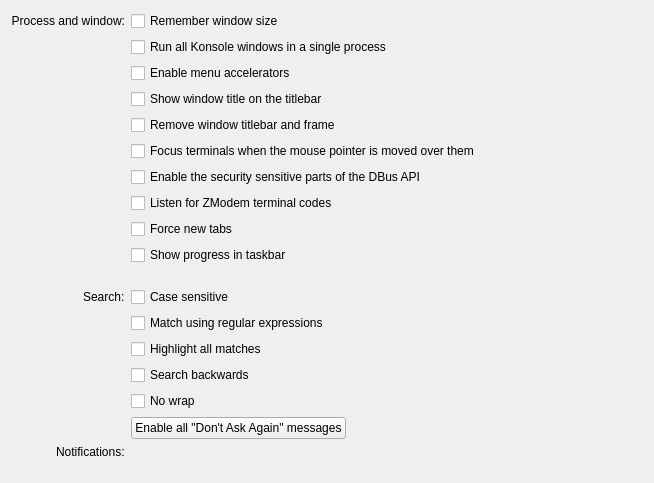
<?xml version="1.0" encoding="UTF-8"?>
<ui version="4.0">
 <class>GeneralSettings</class>
 <widget class="QWidget" name="GeneralSettings">
  <property name="geometry">
   <rect>
    <x>0</x>
    <y>0</y>
    <width>654</width>
    <height>483</height>
   </rect>
  </property>
  <property name="sizePolicy">
   <sizepolicy hsizetype="Preferred" vsizetype="Preferred">
    <horstretch>1</horstretch>
    <verstretch>0</verstretch>
   </sizepolicy>
  </property>
  <layout class="QVBoxLayout" name="verticalLayout">
   <property name="spacing">
    <number>0</number>
   </property>
   <item>
    <layout class="QGridLayout">
     <property name="leftMargin">
      <number>0</number>
     </property>
     <property name="topMargin">
      <number>0</number>
     </property>
     <property name="rightMargin">
      <number>0</number>
     </property>
     <property name="bottomMargin">
      <number>0</number>
     </property>
     <property name="spacing">
      <number>6</number>
     </property>
     <item row="1" column="2">
      <widget class="QCheckBox" name="kcfg_UseSingleInstance">
       <property name="sizePolicy">
        <sizepolicy hsizetype="Preferred" vsizetype="Fixed">
         <horstretch>0</horstretch>
         <verstretch>0</verstretch>
        </sizepolicy>
       </property>
       <property name="toolTip">
        <string>When launching Konsole re-use existing process if possible</string>
       </property>
       <property name="text">
        <string>Run all Konsole windows in a single process</string>
       </property>
      </widget>
     </item>
     <item row="18" column="2">
      <spacer>
       <property name="orientation">
        <enum>Qt::Orientation::Vertical</enum>
       </property>
       <property name="sizeType">
        <enum>QSizePolicy::Policy::Fixed</enum>
       </property>
       <property name="sizeHint" stdset="0">
        <size>
         <width>20</width>
         <height>16</height>
        </size>
       </property>
      </spacer>
     </item>
     <item row="0" column="2">
      <widget class="QCheckBox" name="kcfg_RememberWindowSize">
       <property name="sizePolicy">
        <sizepolicy hsizetype="Preferred" vsizetype="Fixed">
         <horstretch>0</horstretch>
         <verstretch>0</verstretch>
        </sizepolicy>
       </property>
       <property name="toolTip">
        <string>If enabled, profile settings will be ignored</string>
       </property>
       <property name="text">
        <string>Remember window size</string>
       </property>
      </widget>
     </item>
     <item row="8" column="2">
      <widget class="QCheckBox" name="kcfg_ForceNewTabs">
       <property name="text">
        <string>Force new tabs</string>
       </property>
      </widget>
     </item>
     <item row="7" column="2">
      <widget class="QCheckBox" name="kcfg_ListenForZModemTerminalCodes">
       <property name="text">
        <string>Listen for ZModem terminal codes</string>
       </property>
      </widget>
     </item>
     <item row="9" column="2">
      <widget class="QCheckBox" name="kcfg_ShowProgressInTaskBar">
       <property name="text">
        <string>Show progress in taskbar</string>
       </property>
      </widget>
     </item>
     <item row="19" column="0" alignment="Qt::AlignmentFlag::AlignRight">
      <widget class="QLabel" name="label_3">
       <property name="text">
        <string>Notifications:</string>
       </property>
      </widget>
     </item>
     <item row="16" column="2">
      <widget class="QCheckBox" name="kcfg_SearchReverseSearch">
       <property name="sizePolicy">
        <sizepolicy hsizetype="Preferred" vsizetype="Fixed">
         <horstretch>0</horstretch>
         <verstretch>0</verstretch>
        </sizepolicy>
       </property>
       <property name="toolTip">
        <string>Sets whether search should start from the bottom</string>
       </property>
       <property name="text">
        <string>Search backwards</string>
       </property>
      </widget>
     </item>
     <item row="12" column="2">
      <widget class="QCheckBox" name="kcfg_SearchCaseSensitive">
       <property name="sizePolicy">
        <sizepolicy hsizetype="Preferred" vsizetype="Fixed">
         <horstretch>0</horstretch>
         <verstretch>0</verstretch>
        </sizepolicy>
       </property>
       <property name="toolTip">
        <string>Sets whether the search is case sensitive</string>
       </property>
       <property name="text">
        <string>Case sensitive</string>
       </property>
      </widget>
     </item>
     <item row="0" column="0">
      <widget class="QLabel" name="label">
       <property name="text">
        <string>Process and window:</string>
       </property>
       <property name="alignment">
        <set>Qt::AlignmentFlag::AlignRight|Qt::AlignmentFlag::AlignTrailing|Qt::AlignmentFlag::AlignVCenter</set>
       </property>
      </widget>
     </item>
     <item row="14" column="2">
      <widget class="QCheckBox" name="kcfg_SearchHighlightMatches">
       <property name="sizePolicy">
        <sizepolicy hsizetype="Preferred" vsizetype="Fixed">
         <horstretch>0</horstretch>
         <verstretch>0</verstretch>
        </sizepolicy>
       </property>
       <property name="text">
        <string>Highlight all matches</string>
       </property>
      </widget>
     </item>
     <item row="12" column="0" alignment="Qt::AlignmentFlag::AlignRight">
      <widget class="QLabel" name="label_2">
       <property name="text">
        <string comment="@item:intext Search options">Search:</string>
       </property>
      </widget>
     </item>
     <item row="11" column="2">
      <spacer>
       <property name="orientation">
        <enum>Qt::Orientation::Vertical</enum>
       </property>
       <property name="sizeType">
        <enum>QSizePolicy::Policy::Fixed</enum>
       </property>
       <property name="sizeHint" stdset="0">
        <size>
         <width>20</width>
         <height>16</height>
        </size>
       </property>
      </spacer>
     </item>
     <item row="17" column="2">
      <widget class="QCheckBox" name="kcfg_SearchNoWrap">
       <property name="sizePolicy">
        <sizepolicy hsizetype="Preferred" vsizetype="Fixed">
         <horstretch>0</horstretch>
         <verstretch>0</verstretch>
        </sizepolicy>
       </property>
       <property name="toolTip">
        <string>Sets whether search should stop instead of wrapping</string>
       </property>
       <property name="text">
        <string>No wrap</string>
       </property>
      </widget>
     </item>
     <item row="2" column="2">
      <widget class="QCheckBox" name="kcfg_AllowMenuAccelerators">
       <property name="sizePolicy">
        <sizepolicy hsizetype="Preferred" vsizetype="Fixed">
         <horstretch>0</horstretch>
         <verstretch>0</verstretch>
        </sizepolicy>
       </property>
       <property name="text">
        <string>Enable menu accelerators</string>
       </property>
      </widget>
     </item>
     <item row="5" column="2">
      <widget class="QCheckBox" name="kcfg_FocusFollowsMouse">
       <property name="text">
        <string>Focus terminals when the mouse pointer is moved over them</string>
       </property>
      </widget>
     </item>
     <item row="18" column="2">
      <layout class="QHBoxLayout" stretch="0,1">
       <property name="spacing">
        <number>0</number>
       </property>
       <item>
        <widget class="QPushButton" name="enableAllMessagesButton">
         <property name="sizePolicy">
          <sizepolicy hsizetype="Preferred" vsizetype="Fixed">
           <horstretch>0</horstretch>
           <verstretch>0</verstretch>
          </sizepolicy>
         </property>
         <property name="toolTip">
          <string>All dialogs will be shown again</string>
         </property>
         <property name="text">
          <string>Enable all &quot;Don't Ask Again&quot; messages</string>
         </property>
        </widget>
       </item>
       <item>
        <spacer>
         <property name="orientation">
          <enum>Qt::Orientation::Horizontal</enum>
         </property>
         <property name="sizeHint" stdset="0">
          <size>
           <width>40</width>
           <height>20</height>
          </size>
         </property>
        </spacer>
       </item>
      </layout>
     </item>
     <item row="3" column="2">
      <widget class="QCheckBox" name="kcfg_ShowWindowTitleOnTitleBar">
       <property name="sizePolicy">
        <sizepolicy hsizetype="Preferred" vsizetype="Fixed">
         <horstretch>0</horstretch>
         <verstretch>0</verstretch>
        </sizepolicy>
       </property>
       <property name="text">
        <string>Show window title on the titlebar</string>
       </property>
      </widget>
     </item>
     <item row="6" column="2">
      <widget class="QCheckBox" name="kcfg_EnableSecuritySensitiveDBusAPI">
       <property name="text">
        <string>Enable the security sensitive parts of the DBus API</string>
       </property>
      </widget>
     </item>
     <item row="4" column="2">
      <widget class="QCheckBox" name="kcfg_RemoveWindowTitleBarAndFrame">
       <property name="text">
        <string>Remove window titlebar and frame</string>
       </property>
      </widget>
     </item>
     <item row="13" column="2">
      <widget class="QCheckBox" name="kcfg_SearchRegExpression">
       <property name="sizePolicy">
        <sizepolicy hsizetype="Preferred" vsizetype="Fixed">
         <horstretch>0</horstretch>
         <verstretch>0</verstretch>
        </sizepolicy>
       </property>
       <property name="text">
        <string>Match using regular expressions</string>
       </property>
      </widget>
     </item>
    </layout>
   </item>
   <item>
    <spacer>
     <property name="orientation">
      <enum>Qt::Orientation::Vertical</enum>
     </property>
     <property name="sizeHint" stdset="0">
      <size>
       <width>20</width>
       <height>40</height>
      </size>
     </property>
    </spacer>
   </item>
  </layout>
 </widget>
 <resources/>
 <connections/>
</ui>
